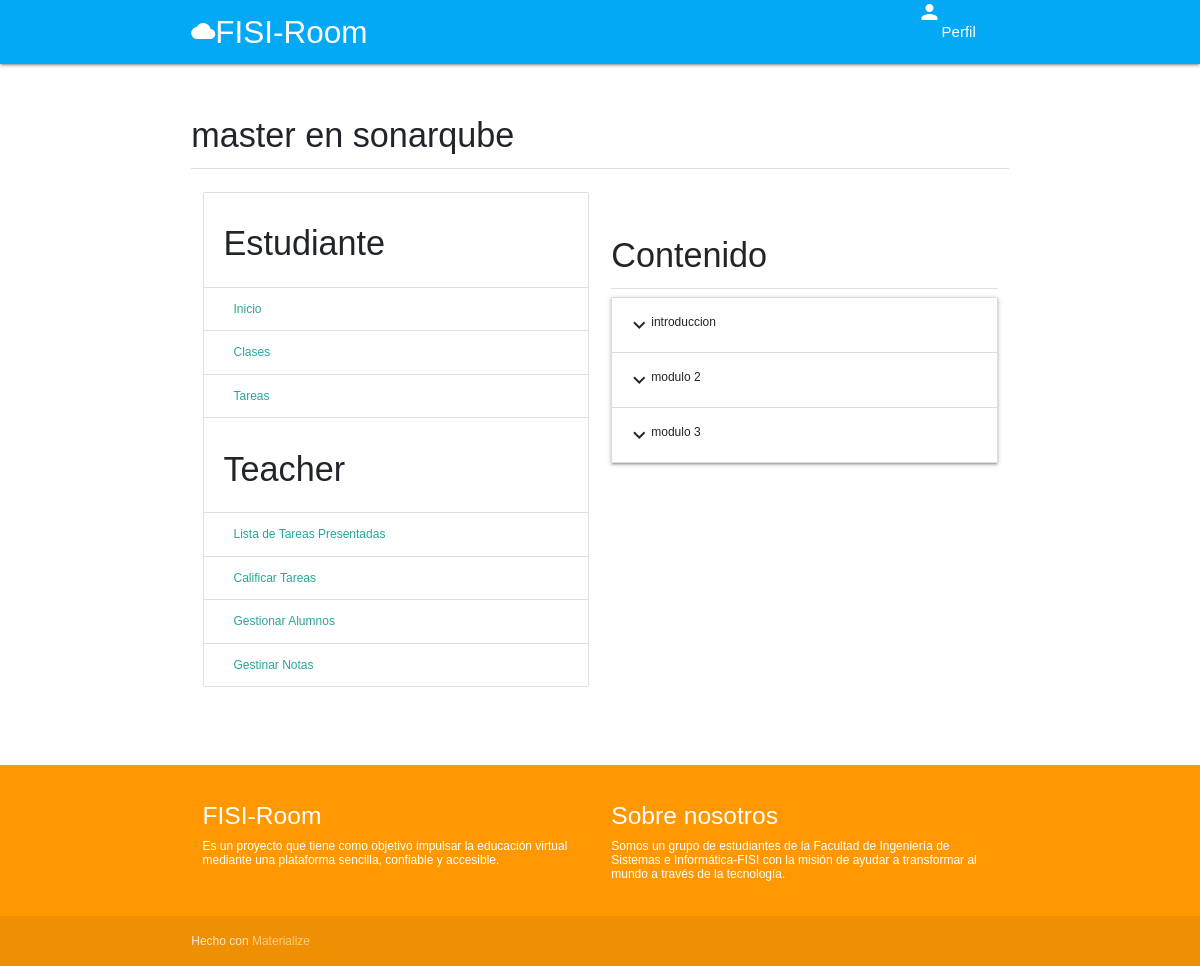
/course/4fcc5eaab0744181b35d3d3aa31635f1/modules (signed in), run on the app's committed database.
### classroom/models.py (models this page shows, shortened)
class Course(models.Model):
    id = models.UUIDField(primary_key=True, default=uuid.uuid4, editable=False)
    picture = models.ImageField(upload_to=user_directory_path)
    title = models.CharField(max_length=200)
    description = models.CharField(max_length=300)
    DAY_CHOICES = [
        ('LU', 'Lunes'),
        ('MA', 'Martes'),
        ('MI', 'Miércoles'),
        ('JU', 'Jueves'),
        ('VI', 'Viernes'),
        ('SA', 'Sábado'),
        ('DO', 'Domingo')
    ]
    day = models.CharField(
        max_length=2,
        choices=DAY_CHOICES,
        default='LU'
    )
    time_start = models.TimeField()
    time_end = models.TimeField()
    category = models.ForeignKey(Category, on_delete=models.CASCADE)
    syllabus = RichTextField()
    user = models.ForeignKey(User, on_delete=models.CASCADE, related_name='course_owner')
    enrolled = models.ManyToManyField(User)
    modules = models.ManyToManyField(Module)
    questions = models.ManyToManyField(Question)

### module/models.py (models this page shows, shortened)
class Module(models.Model):
	title = models.CharField(max_length=150)
	user = models.ForeignKey(User, on_delete=models.CASCADE, related_name='module_owner')
	hours = models.PositiveIntegerField()
	pages = models.ManyToManyField(Page)
	quizzes = models.ManyToManyField(Quizzes)
	assignments = models.ManyToManyField(Assignment)

### module/views.py (the view)
# urls.py: path('<course_id>/modules', course_modules, name='modules'),
def course_modules(request, course_id):
    user = request.user
    course = get_object_or_404(Course, id=course_id)
    page_completions = Completion.objects.filter(user=user, course=course).values_list('page__pk', flat=True)
    quiz_completions = Completion.objects.filter(user=user, course=course).values_list('quiz__pk', flat=True)
    assignment_completions = Completion.objects.filter(user=user, course=course).values_list('assignment__pk',
                                                                                             flat=True)
    teacher_mode = False
    if user == course.user:
        teacher_mode = True
    context = {
        'teacher_mode': teacher_mode,
        'course': course,
        'page_completions': page_completions,
        'quiz_completions': quiz_completions,
        'assignment_completions': assignment_completions,
    }
    return render(request, 'module/modules.html', context)

### authy/views.py (called while the page is built)
def side_nav_info(request):
	user = request.user
	nav_profile = None
	if user.is_authenticated:
		nav_profile = Profile.objects.get(user=user)
	return {'nav_profile': nav_profile}

### frontend/templates/module/modules.html (shortened to what this page needs)
{% extends 'classroom/menucourse.html' %}
{% load static %}
{% block contenido %}
  <div class="section">
    <h4>Contenido</h4>
    <div class="divider"></div>
    <ul class="collapsible">
      {% for module in course.modules.all %}
      <li>
        <div class="collapsible-header"><em class="material-icons">expand_more</em><strong>{{ module.title }}</strong></div>
      </li>
      {% endfor %}
    </ul>
  </div>
{% endblock %}

### frontend/templates/classroom/menucourse.html
{% extends 'base.html' %}
{% load static %}
{% block content %}
<div class="section">
	<h4>{{ course.title }}</h4>
	<div class="divider"></div>
</div>
<div class="row">
<div class="col s3">
      <ul class="collection with-header">
        <li class="collection-header"><h4>Estudiante</h4></li>
        <a href="{% url 'course' course.id %}" class="collection-item">Inicio</a>
        <a href="{% url 'modules' course.id %}" class="collection-item">Clases</a>
        <a href="#" class="collection-item">Tareas</a>
        <li class="collection-header"><h4>Teacher</h4></li>
        <a href="#" class="collection-item">Lista de Tareas Presentadas</a>
        <a href="#" class="collection-item">Calificar Tareas</a>
        <a href="{% url 'students' course.id %} " class="collection-item">Gestionar Alumnos</a>
        <a href="{% url 'students-grades' course.id %}" class="collection-item">Gestinar Notas</a>
      </ul>
</div>
<div class="col s9">
  <div class="section">
    {% block contenido %}
    {% endblock %}
  </div>
</div>
</div>
{% endblock %}

### frontend/static/css/style.css (style rules this page uses)
body { font: 12px Arial, Helvetica, sans-serif; }

### data on the page
Course: title "master en sonarqube"
Module: title "introduccion"
Module: title "modulo 2"
Module: title "modulo 3"
